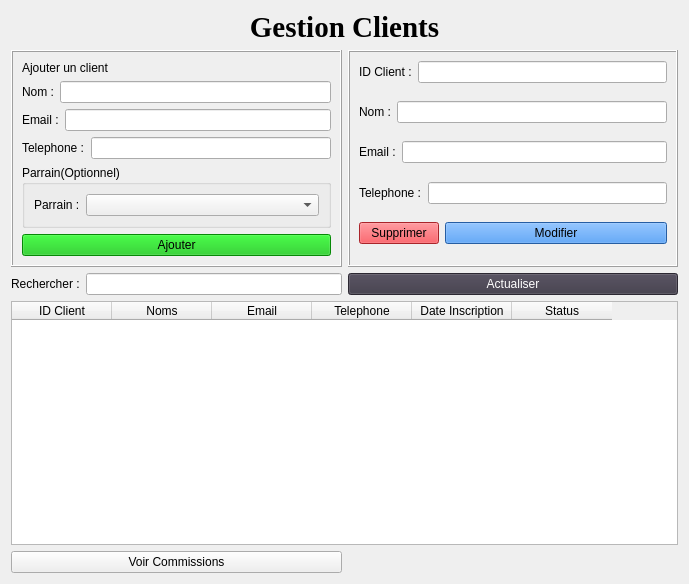
<?xml version="1.0" encoding="UTF-8"?>
<ui version="4.0">
 <class>Form</class>
 <widget class="QWidget" name="Form">
  <property name="geometry">
   <rect>
    <x>0</x>
    <y>0</y>
    <width>689</width>
    <height>584</height>
   </rect>
  </property>
  <property name="sizePolicy">
   <sizepolicy hsizetype="Preferred" vsizetype="Fixed">
    <horstretch>0</horstretch>
    <verstretch>0</verstretch>
   </sizepolicy>
  </property>
  <property name="minimumSize">
   <size>
    <width>0</width>
    <height>0</height>
   </size>
  </property>
  <property name="windowTitle">
   <string>Form</string>
  </property>
  <layout class="QGridLayout" name="gridLayout_2">
   <item row="1" column="0">
    <widget class="QFrame" name="frame">
     <property name="sizePolicy">
      <sizepolicy hsizetype="MinimumExpanding" vsizetype="Fixed">
       <horstretch>0</horstretch>
       <verstretch>0</verstretch>
      </sizepolicy>
     </property>
     <property name="frameShape">
      <enum>QFrame::Box</enum>
     </property>
     <property name="frameShadow">
      <enum>QFrame::Raised</enum>
     </property>
     <layout class="QVBoxLayout" name="verticalLayout_2">
      <item>
       <widget class="QLabel" name="label">
        <property name="text">
         <string>Ajouter un client</string>
        </property>
       </widget>
      </item>
      <item>
       <layout class="QFormLayout" name="formLayout">
        <item row="0" column="0">
         <widget class="QLabel" name="label_3">
          <property name="text">
           <string>Nom :</string>
          </property>
         </widget>
        </item>
        <item row="0" column="1">
         <widget class="QLineEdit" name="lineEdit_AddNom"/>
        </item>
       </layout>
      </item>
      <item>
       <layout class="QFormLayout" name="formLayout_2">
        <item row="0" column="0">
         <widget class="QLabel" name="label_4">
          <property name="text">
           <string>Email :</string>
          </property>
         </widget>
        </item>
        <item row="0" column="1">
         <widget class="QLineEdit" name="lineEdit_AddEmail"/>
        </item>
       </layout>
      </item>
      <item>
       <layout class="QFormLayout" name="formLayout_3">
        <item row="0" column="0">
         <widget class="QLabel" name="label_5">
          <property name="text">
           <string>Telephone :</string>
          </property>
         </widget>
        </item>
        <item row="0" column="1">
         <widget class="QLineEdit" name="lineEdit_AddTel"/>
        </item>
       </layout>
      </item>
      <item>
       <widget class="QGroupBox" name="groupBox">
        <property name="title">
         <string>Parrain(Optionnel)</string>
        </property>
        <layout class="QVBoxLayout" name="verticalLayout">
         <item>
          <layout class="QFormLayout" name="formLayout_4">
           <item row="0" column="0">
            <widget class="QLabel" name="label_6">
             <property name="text">
              <string>Parrain :</string>
             </property>
            </widget>
           </item>
           <item row="0" column="1">
            <widget class="QComboBox" name="comboBox_AddParrain"/>
           </item>
          </layout>
         </item>
        </layout>
       </widget>
      </item>
      <item>
       <widget class="QPushButton" name="btn_Ajouter">
        <property name="styleSheet">
         <string notr="true">background-color: rgb(9, 190, 9);</string>
        </property>
        <property name="text">
         <string>Ajouter</string>
        </property>
       </widget>
      </item>
     </layout>
    </widget>
   </item>
   <item row="2" column="0">
    <layout class="QFormLayout" name="formLayout_10">
     <item row="0" column="0">
      <widget class="QLabel" name="label_10">
       <property name="sizePolicy">
        <sizepolicy hsizetype="Fixed" vsizetype="Preferred">
         <horstretch>0</horstretch>
         <verstretch>0</verstretch>
        </sizepolicy>
       </property>
       <property name="text">
        <string>Rechercher :</string>
       </property>
      </widget>
     </item>
     <item row="0" column="1">
      <widget class="QLineEdit" name="lineEdit_Rechercher"/>
     </item>
    </layout>
   </item>
   <item row="2" column="1">
    <widget class="QPushButton" name="btn_Actualiser">
     <property name="styleSheet">
      <string notr="true">background-color: rgb(61, 56, 70);
font: 75 11pt &quot;Ubuntu Sans&quot;;
color: rgb(255, 255, 255);</string>
     </property>
     <property name="text">
      <string>Actualiser</string>
     </property>
    </widget>
   </item>
   <item row="4" column="0">
    <widget class="QPushButton" name="btnCommissions">
     <property name="text">
      <string>Voir Commissions</string>
     </property>
    </widget>
   </item>
   <item row="3" column="0" colspan="2">
    <widget class="QTableWidget" name="tableWidget">
     <property name="autoFillBackground">
      <bool>false</bool>
     </property>
     <property name="styleSheet">
      <string notr="true">font: 14pt &quot;Times New Roman&quot;;</string>
     </property>
     <property name="lineWidth">
      <number>2</number>
     </property>
     <property name="midLineWidth">
      <number>1</number>
     </property>
     <property name="horizontalScrollBarPolicy">
      <enum>Qt::ScrollBarAlwaysOff</enum>
     </property>
     <property name="editTriggers">
      <set>QAbstractItemView::NoEditTriggers</set>
     </property>
     <property name="selectionMode">
      <enum>QAbstractItemView::SingleSelection</enum>
     </property>
     <property name="selectionBehavior">
      <enum>QAbstractItemView::SelectRows</enum>
     </property>
     <property name="gridStyle">
      <enum>Qt::DashLine</enum>
     </property>
     <attribute name="horizontalHeaderCascadingSectionResizes">
      <bool>false</bool>
     </attribute>
     <attribute name="horizontalHeaderStretchLastSection">
      <bool>false</bool>
     </attribute>
     <attribute name="verticalHeaderVisible">
      <bool>true</bool>
     </attribute>
     <column>
      <property name="text">
       <string>ID Client</string>
      </property>
      <property name="font">
       <font>
        <weight>50</weight>
        <italic>false</italic>
        <bold>false</bold>
       </font>
      </property>
     </column>
     <column>
      <property name="text">
       <string>Noms</string>
      </property>
     </column>
     <column>
      <property name="text">
       <string>Email</string>
      </property>
     </column>
     <column>
      <property name="text">
       <string>Telephone</string>
      </property>
     </column>
     <column>
      <property name="text">
       <string>Date Inscription</string>
      </property>
     </column>
     <column>
      <property name="text">
       <string>Status</string>
      </property>
     </column>
    </widget>
   </item>
   <item row="1" column="1">
    <widget class="QFrame" name="frame_2">
     <property name="sizePolicy">
      <sizepolicy hsizetype="Preferred" vsizetype="Preferred">
       <horstretch>0</horstretch>
       <verstretch>0</verstretch>
      </sizepolicy>
     </property>
     <property name="frameShape">
      <enum>QFrame::Box</enum>
     </property>
     <property name="frameShadow">
      <enum>QFrame::Raised</enum>
     </property>
     <layout class="QGridLayout" name="gridLayout_3">
      <item row="3" column="0">
       <layout class="QFormLayout" name="formLayout_6">
        <item row="0" column="0">
         <widget class="QLabel" name="label_8">
          <property name="text">
           <string>Telephone :</string>
          </property>
         </widget>
        </item>
        <item row="0" column="1">
         <widget class="QLineEdit" name="lineEdit_ModTel"/>
        </item>
       </layout>
      </item>
      <item row="0" column="0">
       <layout class="QFormLayout" name="formLayout_9">
        <item row="0" column="0">
         <widget class="QLabel" name="label_11">
          <property name="text">
           <string>ID Client :</string>
          </property>
         </widget>
        </item>
        <item row="0" column="1">
         <widget class="QLineEdit" name="lineEdit_IdClient">
          <property name="alignment">
           <set>Qt::AlignRight|Qt::AlignTrailing|Qt::AlignVCenter</set>
          </property>
          <property name="readOnly">
           <bool>true</bool>
          </property>
         </widget>
        </item>
       </layout>
      </item>
      <item row="1" column="0">
       <layout class="QFormLayout" name="formLayout_7">
        <item row="0" column="0">
         <widget class="QLabel" name="label_9">
          <property name="text">
           <string>Nom :</string>
          </property>
         </widget>
        </item>
        <item row="0" column="1">
         <widget class="QLineEdit" name="lineEdit_ModifNom"/>
        </item>
       </layout>
      </item>
      <item row="4" column="0">
       <layout class="QGridLayout" name="gridLayout">
        <item row="0" column="0">
         <layout class="QFormLayout" name="formLayout_8">
          <item row="0" column="0">
           <widget class="QPushButton" name="btnSupprimer">
            <property name="styleSheet">
             <string notr="true">background-color: rgb(237, 51, 59);</string>
            </property>
            <property name="text">
             <string>Supprimer</string>
            </property>
           </widget>
          </item>
          <item row="0" column="1">
           <widget class="QPushButton" name="btnModifier">
            <property name="styleSheet">
             <string notr="true">background-color: rgb(53, 132, 228);</string>
            </property>
            <property name="text">
             <string>Modifier</string>
            </property>
           </widget>
          </item>
         </layout>
        </item>
       </layout>
      </item>
      <item row="2" column="0">
       <layout class="QFormLayout" name="formLayout_5">
        <item row="0" column="0">
         <widget class="QLabel" name="label_7">
          <property name="text">
           <string>Email :</string>
          </property>
         </widget>
        </item>
        <item row="0" column="1">
         <widget class="QLineEdit" name="lineEdit_ModEmail"/>
        </item>
       </layout>
      </item>
     </layout>
    </widget>
   </item>
   <item row="0" column="0" colspan="2">
    <widget class="QLabel" name="label_2">
     <property name="sizePolicy">
      <sizepolicy hsizetype="Preferred" vsizetype="Fixed">
       <horstretch>0</horstretch>
       <verstretch>0</verstretch>
      </sizepolicy>
     </property>
     <property name="font">
      <font>
       <family>Times New Roman</family>
       <pointsize>22</pointsize>
       <weight>75</weight>
       <bold>true</bold>
      </font>
     </property>
     <property name="text">
      <string>Gestion Clients</string>
     </property>
     <property name="alignment">
      <set>Qt::AlignCenter</set>
     </property>
    </widget>
   </item>
  </layout>
 </widget>
 <resources/>
 <connections/>
</ui>
